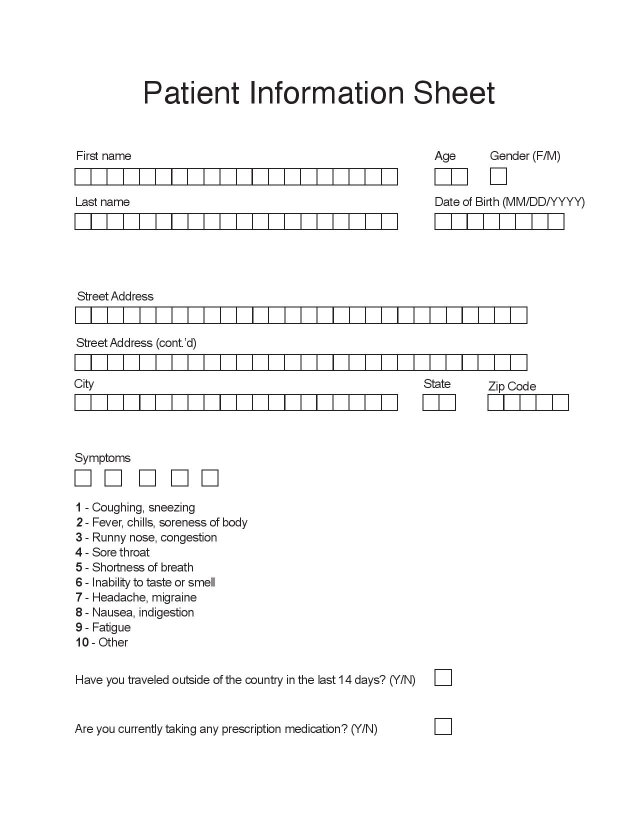
#> input picture form-gold-image.jpg, 1275 x 1650 px (shown at 1/2 size)
$ python -i box_extraction.py   (imports and definitions only)
#> lines starting #> are read from the running program, lines starting #| are printed output that depends on the picture
import cv2
import numpy as np
import matplotlib.pyplot as plt
import shutil
import os

# [29 lines left out: functions create_directory, sort_boxes, not called in this run]

def overlapping_contours(box_1, box_2):
    return all(abs(box_1[i]-box_2[i]) <= 6 for i in range(4))

# [41 lines left out: functions save_boxes, extract_boxes, not called in this run]

def get_boxes(img):
    # # 1. conversion to gray scale
    # # 2. binarization of the image. Using thresholding
    # # read image and apply grayscale
    # img = cv2.imread(image_name, cv2.IMREAD_GRAYSCALE)
    # create a copy to extract fields from it later
    img = cv2.resize(img, (1300,1700))
    original = img.copy()
    # thresholding - simplest method of segmenting images (process of partitionning a digital image into multiple segments, goal is to simplify image into a representation that is easier to analyze)
    # takes in grescale image. Used to create a binary image, returns threshold image
    blur = cv2.GaussianBlur(img, (5,5), 0)
    threshold = cv2.adaptiveThreshold(img, 255, cv2.ADAPTIVE_THRESH_GAUSSIAN_C, cv2.THRESH_BINARY, 11, 2)
    # mode cv2.RETR_TREE: way to find contours
    # method cv2.CHAIN_APPROX_SIMPLE: approximation method for the detection. contour line indicates a line representing a boundary of the same intensities
    # returned contours is a list of points consisting of the contour lines
    contours, _ = cv2.findContours(image=threshold, mode=cv2.RETR_TREE, method=cv2.CHAIN_APPROX_SIMPLE)

    min_box_area = 1200
    max_box_area = 1800
    image_number = 1
    rejects_number = 1
    accepted_boxes = []
    i = 1

    for cnt in contours:
        area = cv2.contourArea(cnt)
        peri = cv2.arcLength(cnt, True)
        # reducing the number of points in a curve with a reduced set of points
        # curve = series of short line segments*cv2.arcLength(cnt, True)
        # approximated curve = subset of points in original curve
        approx = cv2.approxPolyDP(cnt, 0.02 * peri, True)
        img_copy = original.copy()
        # draw an approximate rectangle around the contour
        x,y,w,h = cv2.boundingRect(cnt)
        if len(approx) == 4 and area > min_box_area and area < max_box_area:
            overlapping = False
            if any(overlapping_contours(i, [x,y,w,h]) for i in accepted_boxes):
                overlapping = True
            if not overlapping:
                accepted_boxes.append([x,y,w,h])
                i += 1

    accepted_boxes = sort_boxes(accepted_boxes)
    boxes = extract_boxes(accepted_boxes, original)

    return boxes

# [5 lines of commented-out code are left out]

>>> import cv2
>>> picture = cv2.imread('../form-gold-image.jpg')
#> picture is the input picture: shape (1650, 1275, 3); mean B, G, R 248.1, 248, 248.1
>>> result = get_boxes(picture)
#> in get_boxes, `img = cv2.resize(img, (1300,1700))`:
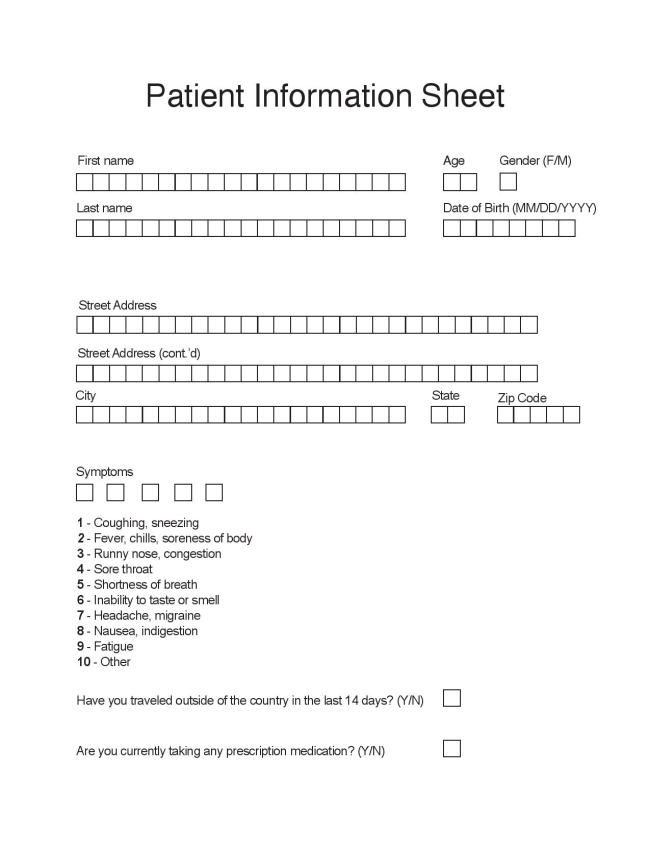
#> img: shape (1700, 1300, 3) (shown at 1/2 size); mean of channels 0, 1, 2 248, 248, 248.1; drawn as B, G, R
#> (the run stopped early here; a loop or call above may not have finished)

$ run again, on patient-info-form.png
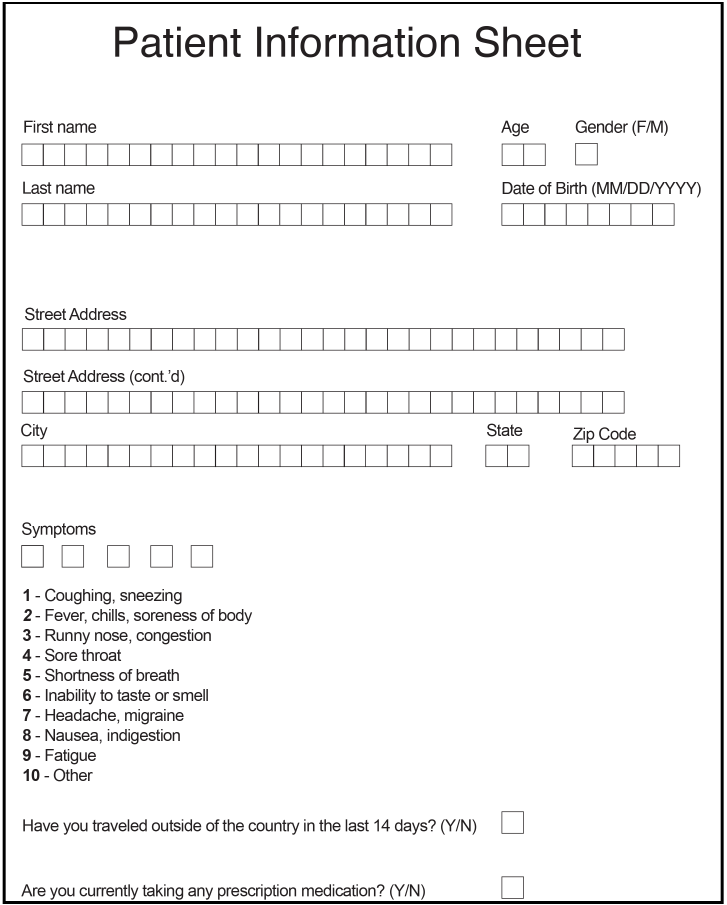
#> input picture patient-info-form.png, 2179 x 2715 px (shown at 1/3 size)
#> picture is the input picture: shape (2715, 2179, 3); mean B, G, R 243.4, 243.4, 243.5
#> in get_boxes, `img = cv2.resize(img, (1300,1700))`:
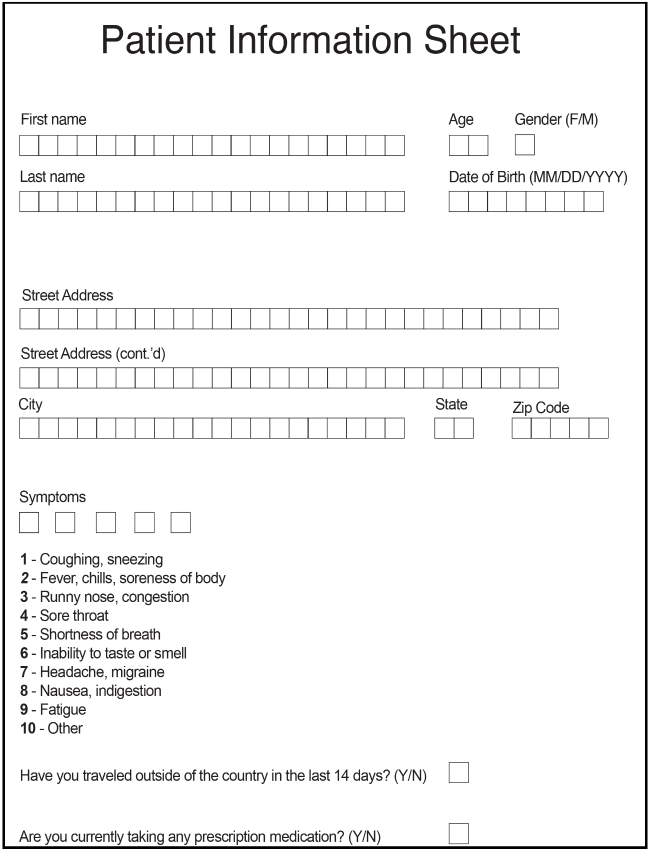
#> img: shape (1700, 1300, 3) (shown at 1/2 size); mean of channels 0, 1, 2 243.6, 243.6, 243.7; drawn as B, G, R
